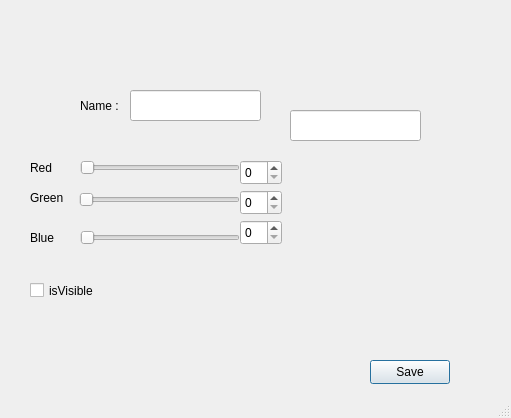
<?xml version="1.0" encoding="UTF-8"?>
<ui version="4.0">
 <class>OptionDialog</class>
 <widget class="QDialog" name="OptionDialog">
  <property name="geometry">
   <rect>
    <x>0</x>
    <y>0</y>
    <width>511</width>
    <height>418</height>
   </rect>
  </property>
  <property name="windowTitle">
   <string>Dialog</string>
  </property>
  <property name="sizeGripEnabled">
   <bool>true</bool>
  </property>
  <property name="modal">
   <bool>true</bool>
  </property>
  <widget class="QLabel" name="label">
   <property name="geometry">
    <rect>
     <x>80</x>
     <y>90</y>
     <width>61</width>
     <height>31</height>
    </rect>
   </property>
   <property name="text">
    <string>Name :</string>
   </property>
  </widget>
  <widget class="QPushButton" name="pushButton">
   <property name="geometry">
    <rect>
     <x>370</x>
     <y>360</y>
     <width>80</width>
     <height>24</height>
    </rect>
   </property>
   <property name="text">
    <string>Save</string>
   </property>
  </widget>
  <widget class="QLineEdit" name="lineEdit">
   <property name="geometry">
    <rect>
     <x>130</x>
     <y>90</y>
     <width>131</width>
     <height>31</height>
    </rect>
   </property>
  </widget>
  <widget class="QLabel" name="label_2">
   <property name="geometry">
    <rect>
     <x>30</x>
     <y>160</y>
     <width>49</width>
     <height>16</height>
    </rect>
   </property>
   <property name="text">
    <string>Red</string>
   </property>
  </widget>
  <widget class="QLabel" name="label_3">
   <property name="geometry">
    <rect>
     <x>30</x>
     <y>190</y>
     <width>49</width>
     <height>16</height>
    </rect>
   </property>
   <property name="text">
    <string>Green</string>
   </property>
  </widget>
  <widget class="QLabel" name="label_4">
   <property name="geometry">
    <rect>
     <x>30</x>
     <y>230</y>
     <width>49</width>
     <height>16</height>
    </rect>
   </property>
   <property name="text">
    <string>Blue</string>
   </property>
  </widget>
  <widget class="QSlider" name="horizontalSlider">
   <property name="geometry">
    <rect>
     <x>80</x>
     <y>160</y>
     <width>160</width>
     <height>16</height>
    </rect>
   </property>
   <property name="orientation">
    <enum>Qt::Horizontal</enum>
   </property>
  </widget>
  <widget class="QSlider" name="horizontalSlider_2">
   <property name="geometry">
    <rect>
     <x>79</x>
     <y>190</y>
     <width>161</width>
     <height>20</height>
    </rect>
   </property>
   <property name="orientation">
    <enum>Qt::Horizontal</enum>
   </property>
  </widget>
  <widget class="QSlider" name="horizontalSlider_3">
   <property name="geometry">
    <rect>
     <x>80</x>
     <y>230</y>
     <width>160</width>
     <height>16</height>
    </rect>
   </property>
   <property name="orientation">
    <enum>Qt::Horizontal</enum>
   </property>
  </widget>
  <widget class="QWidget" name="widget" native="true">
   <property name="geometry">
    <rect>
     <x>290</x>
     <y>160</y>
     <width>120</width>
     <height>81</height>
    </rect>
   </property>
   <property name="autoFillBackground">
    <bool>true</bool>
   </property>
  </widget>
  <widget class="QSpinBox" name="spinBox">
   <property name="geometry">
    <rect>
     <x>240</x>
     <y>160</y>
     <width>42</width>
     <height>25</height>
    </rect>
   </property>
  </widget>
  <widget class="QSpinBox" name="spinBox_2">
   <property name="geometry">
    <rect>
     <x>240</x>
     <y>190</y>
     <width>42</width>
     <height>25</height>
    </rect>
   </property>
  </widget>
  <widget class="QSpinBox" name="spinBox_3">
   <property name="geometry">
    <rect>
     <x>240</x>
     <y>220</y>
     <width>42</width>
     <height>25</height>
    </rect>
   </property>
  </widget>
  <widget class="QCheckBox" name="checkBox">
   <property name="geometry">
    <rect>
     <x>30</x>
     <y>280</y>
     <width>151</width>
     <height>21</height>
    </rect>
   </property>
   <property name="text">
    <string>isVisible</string>
   </property>
  </widget>
  <widget class="QLineEdit" name="lineEdit_2">
   <property name="geometry">
    <rect>
     <x>290</x>
     <y>110</y>
     <width>131</width>
     <height>31</height>
    </rect>
   </property>
  </widget>
 </widget>
 <resources/>
 <connections>
  <connection>
   <sender>horizontalSlider</sender>
   <signal>valueChanged(int)</signal>
   <receiver>spinBox</receiver>
   <slot>setValue(int)</slot>
   <hints>
    <hint type="sourcelabel">
     <x>150</x>
     <y>168</y>
    </hint>
    <hint type="destinationlabel">
     <x>257</x>
     <y>165</y>
    </hint>
   </hints>
  </connection>
  <connection>
   <sender>spinBox</sender>
   <signal>valueChanged(int)</signal>
   <receiver>horizontalSlider</receiver>
   <slot>setValue(int)</slot>
   <hints>
    <hint type="sourcelabel">
     <x>271</x>
     <y>165</y>
    </hint>
    <hint type="destinationlabel">
     <x>142</x>
     <y>173</y>
    </hint>
   </hints>
  </connection>
  <connection>
   <sender>horizontalSlider_2</sender>
   <signal>valueChanged(int)</signal>
   <receiver>spinBox_2</receiver>
   <slot>setValue(int)</slot>
   <hints>
    <hint type="sourcelabel">
     <x>150</x>
     <y>201</y>
    </hint>
    <hint type="destinationlabel">
     <x>255</x>
     <y>205</y>
    </hint>
   </hints>
  </connection>
  <connection>
   <sender>spinBox_2</sender>
   <signal>valueChanged(int)</signal>
   <receiver>horizontalSlider_2</receiver>
   <slot>setValue(int)</slot>
   <hints>
    <hint type="sourcelabel">
     <x>246</x>
     <y>210</y>
    </hint>
    <hint type="destinationlabel">
     <x>150</x>
     <y>198</y>
    </hint>
   </hints>
  </connection>
  <connection>
   <sender>horizontalSlider_3</sender>
   <signal>valueChanged(int)</signal>
   <receiver>spinBox_3</receiver>
   <slot>setValue(int)</slot>
   <hints>
    <hint type="sourcelabel">
     <x>187</x>
     <y>244</y>
    </hint>
    <hint type="destinationlabel">
     <x>240</x>
     <y>244</y>
    </hint>
   </hints>
  </connection>
  <connection>
   <sender>spinBox_3</sender>
   <signal>valueChanged(int)</signal>
   <receiver>horizontalSlider_3</receiver>
   <slot>setValue(int)</slot>
   <hints>
    <hint type="sourcelabel">
     <x>247</x>
     <y>231</y>
    </hint>
    <hint type="destinationlabel">
     <x>162</x>
     <y>236</y>
    </hint>
   </hints>
  </connection>
 </connections>
</ui>
